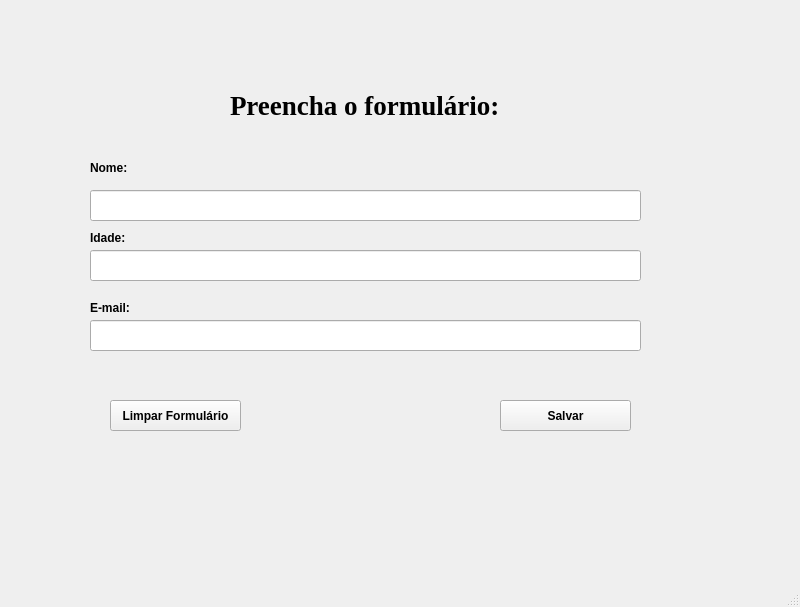
<?xml version="1.0" encoding="UTF-8"?>
<ui version="4.0">
 <class>MainWindow</class>
 <widget class="QMainWindow" name="MainWindow">
  <property name="geometry">
   <rect>
    <x>0</x>
    <y>0</y>
    <width>800</width>
    <height>607</height>
   </rect>
  </property>
  <property name="windowTitle">
   <string>MainWindow</string>
  </property>
  <widget class="QWidget" name="centralwidget">
   <widget class="QLabel" name="label">
    <property name="geometry">
     <rect>
      <x>230</x>
      <y>70</y>
      <width>341</width>
      <height>71</height>
     </rect>
    </property>
    <property name="font">
     <font>
      <family>Times New Roman</family>
      <pointsize>20</pointsize>
      <weight>75</weight>
      <bold>true</bold>
     </font>
    </property>
    <property name="text">
     <string>Preencha o formulário:</string>
    </property>
   </widget>
   <widget class="QPushButton" name="pushButton_2">
    <property name="geometry">
     <rect>
      <x>500</x>
      <y>400</y>
      <width>131</width>
      <height>31</height>
     </rect>
    </property>
    <property name="font">
     <font>
      <weight>75</weight>
      <bold>true</bold>
     </font>
    </property>
    <property name="text">
     <string>Salvar</string>
    </property>
   </widget>
   <widget class="QPushButton" name="pushButton">
    <property name="geometry">
     <rect>
      <x>110</x>
      <y>400</y>
      <width>131</width>
      <height>31</height>
     </rect>
    </property>
    <property name="font">
     <font>
      <weight>75</weight>
      <bold>true</bold>
     </font>
    </property>
    <property name="text">
     <string>Limpar Formulário</string>
    </property>
   </widget>
   <widget class="QLineEdit" name="lineEdit_3">
    <property name="geometry">
     <rect>
      <x>90</x>
      <y>320</y>
      <width>551</width>
      <height>31</height>
     </rect>
    </property>
   </widget>
   <widget class="QLineEdit" name="lineEdit_6">
    <property name="geometry">
     <rect>
      <x>90</x>
      <y>250</y>
      <width>551</width>
      <height>31</height>
     </rect>
    </property>
   </widget>
   <widget class="QLineEdit" name="lineEdit_7">
    <property name="geometry">
     <rect>
      <x>90</x>
      <y>190</y>
      <width>551</width>
      <height>31</height>
     </rect>
    </property>
   </widget>
   <widget class="QLabel" name="label_2">
    <property name="geometry">
     <rect>
      <x>90</x>
      <y>160</y>
      <width>55</width>
      <height>16</height>
     </rect>
    </property>
    <property name="font">
     <font>
      <weight>75</weight>
      <bold>true</bold>
     </font>
    </property>
    <property name="text">
     <string>Nome:</string>
    </property>
   </widget>
   <widget class="QLabel" name="label_3">
    <property name="geometry">
     <rect>
      <x>90</x>
      <y>230</y>
      <width>55</width>
      <height>16</height>
     </rect>
    </property>
    <property name="font">
     <font>
      <weight>75</weight>
      <bold>true</bold>
     </font>
    </property>
    <property name="text">
     <string>Idade:</string>
    </property>
   </widget>
   <widget class="QLabel" name="label_4">
    <property name="geometry">
     <rect>
      <x>90</x>
      <y>300</y>
      <width>55</width>
      <height>16</height>
     </rect>
    </property>
    <property name="font">
     <font>
      <weight>75</weight>
      <bold>true</bold>
     </font>
    </property>
    <property name="text">
     <string>E-mail:</string>
    </property>
   </widget>
  </widget>
  <widget class="QStatusBar" name="statusbar"/>
  <action name="actionAbrir">
   <property name="text">
    <string>Abrir</string>
   </property>
  </action>
  <action name="actionSalvar_Como">
   <property name="text">
    <string>Salvar Como</string>
   </property>
  </action>
 </widget>
 <resources/>
 <connections/>
</ui>
